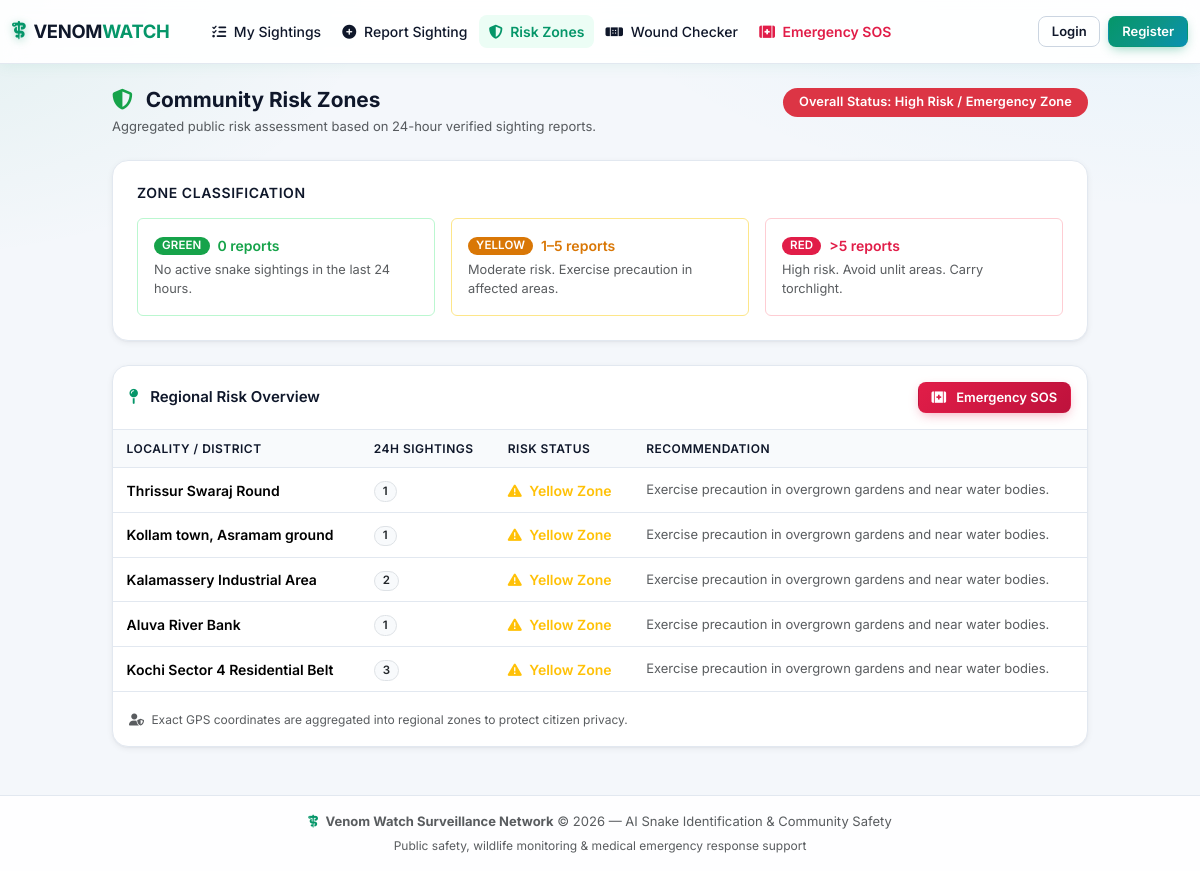
The app's page /reports/risk-zones/ with its own data.
### reports/models.py (models this page shows, shortened)
class SightingReport(models.Model):
    STATUS_PENDING = 'PENDING'
    STATUS_VERIFIED = 'VERIFIED'
    STATUS_REJECTED = 'REJECTED'
    STATUS_RESOLVED = 'RESOLVED'
    STATUS_CHOICES = [
        (STATUS_PENDING, 'Pending AI & Authority Verification'),
        (STATUS_VERIFIED, 'Verified Sighting'),
        (STATUS_REJECTED, 'Rejected / False Alarm'),
        (STATUS_RESOLVED, 'Captured / Area Cleared'),
    ]
    VENOM_HIGHLY = 'HIGHLY_VENOMOUS'
    VENOM_MODERATE = 'VENOMOUS'
    VENOM_SAFE = 'NON_VENOMOUS'
    VENOM_CHOICES = [
        (VENOM_HIGHLY, 'Highly Venomous'),
        (VENOM_MODERATE, 'Venomous'),
        (VENOM_SAFE, 'Non-Venomous'),
    ]
    user = models.ForeignKey(User, on_delete=models.SET_NULL, null=True, blank=True, related_name='reports')
    title = models.CharField(max_length=200, default="Snake Sighting")
    original_image = models.ImageField(upload_to='sightings/')
    processed_image = models.ImageField(upload_to='processed_sightings/', blank=True, null=True)
    latitude = models.FloatField(help_text="Latitude in decimal degrees")
    longitude = models.FloatField(help_text="Longitude in decimal degrees")
    location_name = models.CharField(max_length=255, help_text="Street, District, or Landmark Name")
    status = models.CharField(max_length=20, choices=STATUS_CHOICES, default=STATUS_PENDING)
    created_at = models.DateTimeField(auto_now_add=True)
    updated_at = models.DateTimeField(auto_now=True)
    ai_detected = models.BooleanField(default=False)
    snake_detected = models.BooleanField(default=False)
    snake_confidence = models.FloatField(default=0.0, null=True, blank=True)
    venomous = models.BooleanField(null=True, blank=True)
    venom_confidence = models.FloatField(default=0.0, null=True, blank=True)
    species_predicted = models.CharField(max_length=150, blank=True, null=True)
    common_name = models.CharField(max_length=150, blank=True, null=True)
    venom_category = models.CharField(max_length=30, choices=VENOM_CHOICES, default=VENOM_SAFE)
    toxicity_level = models.CharField(max_length=50, default='SAFE')
    danger_score = models.IntegerField(default=10)
    ai_confidence = models.FloatField(default=0.0)
    model_1_name = models.CharField(max_length=150, default="venomwatch_cnn2_final (CNN)")
    model_2_name = models.CharField(max_length=150, default="venom_watch_cnn2_keras")
    notes = models.TextField(blank=True, null=True, help_text="Additional observer details")
    verified_by = models.ForeignKey(User, on_delete=models.SET_NULL, null=True, blank=True, related_name='verified_reports')
    authority_notes = models.TextField(blank=True, null=True)
    duplicate_flag = models.BooleanField(default=False, help_text="Flagged as potential duplicate sighting")
    duplicate_of = models.ForeignKey('self', on_delete=models.SET_NULL, null=True, blank=True, related_name='duplicates')
    spam_flag = models.BooleanField(default=False, help_text="Flagged as suspicious/spam submission")
    spam_reason = models.CharField(max_length=255, blank=True, null=True)
    RESPONSE_UNASSIGNED = 'UNASSIGNED'
    RESPONSE_ASSIGNED = 'ASSIGNED'
    RESPONSE_IN_PROGRESS = 'IN_PROGRESS'
    RESPONSE_RESOLVED = 'RESOLVED'
    RESPONSE_STATUS_CHOICES = [
        (RESPONSE_UNASSIGNED, 'Unassigned'),
        (RESPONSE_ASSIGNED, 'Responder Assigned'),
        (RESPONSE_IN_PROGRESS, 'Response in Progress'),
        (RESPONSE_RESOLVED, 'Captured / Resolved'),
    ]
    assigned_responder = models.ForeignKey(User, on_delete=models.SET_NULL, null=True, blank=True, related_name='assigned_tasks')
    response_status = models.CharField(max_length=20, choices=RESPONSE_STATUS_CHOICES, default=RESPONSE_UNASSIGNED)
    class Meta:
        ordering = ['-created_at']

### reports/views.py (the view)
# urls.py: path('risk-zones/', views.risk_zones_public_view, name='risk_zones'),
def risk_zones_public_view(request):
    risk_data = DBSCANHotspotService.compute_community_risk_zones(hours=24)
    return render(request, 'reports/risk_zones.html', {'risk_data': risk_data})

### hotspots/services.py (called while the page is built)
    @classmethod
    def get_active_sightings(cls, hours=24, include_duplicates=False):
        cutoff = timezone.now() - timedelta(hours=hours)
        qs = SightingReport.objects.filter(created_at__gte=cutoff).exclude(status=SightingReport.STATUS_REJECTED)
        if not include_duplicates:
            qs = qs.filter(duplicate_flag=False, spam_flag=False)
        return qs

### templates/reports/risk_zones.html (shortened to what this page needs)
{% extends 'base.html' %}
{% block content %}
<div class="container py-4">
    <div class="row justify-content-center">
        <div class="col-lg-10">
            <div class="d-flex flex-column flex-md-row align-items-md-start justify-content-between gap-3 mb-4">
                <div>
                    <h2 class="fw-bold mb-1" style="font-size: 1.3rem; color: var(--text);">
                        <i class="fa-solid fa-shield-halved me-2" style="color: var(--success);"></i>
                        Community Risk Zones
                    </h2>
                    <p class="text-muted mb-0" style="font-size: 0.8125rem;">
                        Aggregated public risk assessment based on 24-hour verified sighting reports.
                    </p>
                </div>
                <div class="flex-shrink-0">
                    <span class="badge {{ risk_data.badge_class }} px-3 py-2" style="font-size: 0.8rem;">
                        Overall Status: {{ risk_data.status_title }}
                    </span>
                </div>
            </div>
            <div class="card-clean p-4 mb-4">
                <h5 class="fw-semibold mb-3" style="font-size: 0.875rem; color: var(--text-muted); text-transform: uppercase; letter-spacing: 0.04em;">
                    Zone Classification
                </h5>
                <div class="row g-3">
                    <div class="col-md-4">
                        <div class="p-3 rounded border"
                             style="border-color: var(--success-muted) !important; background: var(--success-light);">
                            <div class="d-flex align-items-center gap-2 mb-1">
                                <span class="badge" style="background: var(--success); color: #fff;">GREEN</span>
                                <span class="fw-semibold" style="color: var(--success); font-size: 0.875rem;">0 reports</span>
                            </div>
                            <small class="text-muted d-block" style="font-size: 0.8rem;">
                                No active snake sightings in the last 24 hours.
                            </small>
                        </div>
                    </div>
                    <div class="col-md-4">
                        <div class="p-3 rounded border"
                             style="border-color: var(--warning-muted) !important; background: var(--warning-light);">
                            <div class="d-flex align-items-center gap-2 mb-1">
                                <span class="badge" style="background: var(--warning); color: #fff;">YELLOW</span>
                                <span class="fw-semibold" style="color: var(--warning); font-size: 0.875rem;">1–5 reports</span>
                            </div>
                            <small class="text-muted d-block" style="font-size: 0.8rem;">
                                Moderate risk. Exercise precaution in affected areas.
                            </small>
                        </div>
                    </div>
                    <div class="col-md-4">
                        <div class="p-3 rounded border"
                             style="border-color: var(--danger-muted) !important; background: var(--danger-light);">
                            <div class="d-flex align-items-center gap-2 mb-1">
                                <span class="badge" style="background: var(--danger); color: #fff;">RED</span>
                                <span class="fw-semibold" style="color: var(--danger); font-size: 0.875rem;">&gt;5 reports</span>
                            </div>
                            <small class="text-muted d-block" style="font-size: 0.8rem;">
                                High risk. Avoid unlit areas. Carry torchlight.
                            </small>
                        </div>
                    </div>
                </div>
            </div>
            <div class="card-clean">
                <div class="d-flex align-items-center justify-content-between p-3 border-bottom">
                    <h5 class="fw-semibold mb-0" style="font-size: 0.9375rem; color: var(--text);">
                        <i class="fa-solid fa-map-pin me-2" style="color: var(--primary);"></i>
                        Regional Risk Overview
                    </h5>
                    <a href="{% url 'emergency:assistance' %}" class="btn btn-danger-venom btn-sm">
                        <i class="fa-solid fa-kit-medical me-1"></i> Emergency SOS
                    </a>
                </div>
                {% if risk_data.location_summary %}
                    <div class="table-responsive">
                        <table class="table align-middle mb-0">
                            <thead>
                                <tr>
                                    <th>Locality / District</th>
                                    <th>24h Sightings</th>
                                    <th>Risk Status</th>
                                    <th>Recommendation</th>
                                </tr>
                            </thead>
                            <tbody>
                                {% for loc in risk_data.location_summary %}
                                    <tr>
                                        <td class="fw-semibold" style="font-size: 0.875rem;">{{ loc.location_name }}</td>
                                        <td>
                                            <span class="badge bg-light text-dark border px-2">
                                                {{ loc.sighting_count }}
                                            </span>
                                        </td>
                                        <td>
                                            <span class="fw-semibold {{ loc.class_name }}" style="font-size: 0.875rem;">
                                                {% if loc.risk_level == 'GREEN' %}
                                                    <i class="fa-solid fa-circle-check me-1"></i> Green Zone
                                                {% elif loc.risk_level == 'YELLOW' %}
                                                    <i class="fa-solid fa-triangle-exclamation me-1"></i> Yellow Zone
                                                {% else %}
                                                    <i class="fa-solid fa-circle-exclamation me-1"></i> Red Zone
                                                {% endif %}
                                            </span>
                                        </td>
                                        <td class="text-muted" style="font-size: 0.8125rem;">
                                            {% if loc.risk_level == 'GREEN' %}
                                                Normal community activity.
                                            {% elif loc.risk_level == 'YELLOW' %}
                                                Exercise precaution in overgrown gardens and near water bodies.
                                            {% else %}
                                                Avoid walking in unlit areas at night. Carry torchlight.
                                            {% endif %}
                                        </td>
                                    </tr>
                                {% endfor %}
                            </tbody>
                        </table>
                    </div>
                {% endif %}
                <div class="p-3 border-top">
                    <small class="text-muted" style="font-size: 0.75rem;">
                        <i class="fa-solid fa-user-shield me-1"></i>
                        Exact GPS coordinates are aggregated into regional zones to protect citizen privacy.
                    </small>
                </div>
            </div>
        </div>
    </div>
</div>
{% endblock %}

### static/css/style.css (style rules this page uses)
:root { --primary: #059669; --primary-hover: #047857; --primary-light: #ecfdf5; --primary-muted: #a7f3d0; --primary-deep: #0d9488; --accent: #0ea5e9; --accent-light: #e0f2fe; --brand-gradient: linear-gradient(135deg, #059669 0%, #0d9488 55%, #0891b2 100%); --success: #16a34a; --success-light: #f0fdf4; --success-muted: #bbf7d0; --warning: #d97706; --warning-light: #fffbeb; --warning-muted: #fde68a; --danger: #e11d48; --danger-light: #fff1f2; --danger-muted: #fecdd3; --info: #0284c7; --info-light: #f0f9ff; --info-muted: #bae6fd; --text: #0f172a; --text-secondary: #475569; --text-muted: #64748b; --background: #f4f7fb; --surface: #ffffff; --surface-hover: #f6f9fc; --border: #e2e8f0; --border-hover: #cbd5e1; --radius-sm: 8px; --radius: 12px; --radius-lg: 16px; --shadow-xs: 0 1px 2px rgba(13, 148, 136, 0.05); --shadow-sm: 0 2px 6px rgba(15, 23, 42, 0.06), 0 1px 2px rgba(15, 23, 42, 0.04); --shadow-md: 0 8px 20px -6px rgba(5, 150, 105, 0.14), 0 3px 8px -3px rgba(15, 23, 42, 0.08); --shadow-lg: 0 16px 40px -12px rgba(5, 150, 105, 0.22), 0 4px 12px -4px rgba(15, 23, 42, 0.10); --transition: 150ms ease; --transition-md: 250ms cubic-bezier(0.4, 0, 0.2, 1); --bg-main: var(--background); --bg-card: var(--surface); --border-color: var(--border); --border-color-hover: var(--border-hover); --primary-teal: var(--primary); --primary-teal-dark: var(--primary-hover); --primary-teal-light: var(--primary-muted); --primary-teal-text: var(--primary-hover); --danger-red: var(--danger); --danger-light: var(--danger-light); --danger-text: #991b1b; --warning-amber: var(--warning); --warning-light: var(--warning-light); --warning-text: #92400e; --success-green: var(--success); --success-light: var(--success-light); --success-text: var(--success); --text-primary: var(--text); --text-secondary: var(--text-secondary); --text-muted: var(--text-muted); --shadow-lg: var(--shadow-md); }
*, *::before, *::after { box-sizing: border-box; }
body { background-color: var(--background); background-image: radial-gradient(1100px 500px at 100% -10%, rgba(14, 165, 233, 0.07), transparent 60%), radial-gradient(900px 480px at -10% 0%, rgba(5, 150, 105, 0.08), transparent 55%); background-attachment: fixed; color: var(--text); font-family: 'Inter', system-ui, -apple-system, BlinkMacSystemFont, 'Segoe UI', Roboto, sans-serif; font-size: 15px; line-height: 1.5; -webkit-font-smoothing: antialiased; min-height: 100vh; display: flex; flex-direction: column; }
.container { max-width: 1280px !important; }
.btn { font-size: 0.875rem; font-weight: 600; border-radius: var(--radius-sm); transition: background-color var(--transition), border-color var(--transition), color var(--transition), box-shadow var(--transition); line-height: 1.4; display: inline-flex; align-items: center; gap: 6px; }
.btn-sm { padding: 0.35rem 0.8rem; font-size: 0.8125rem; }
.btn-danger-venom { background-image: linear-gradient(135deg, #e11d48 0%, #be123c 100%); background-color: var(--danger); color: #ffffff; border: 1px solid transparent; border-radius: var(--radius-sm); font-weight: 600; box-shadow: 0 4px 12px -3px rgba(225, 29, 72, 0.4); }
.card-clean { background: var(--surface); border: 1px solid var(--border); border-radius: var(--radius-lg); box-shadow: var(--shadow-sm); transition: box-shadow var(--transition-md), transform var(--transition-md), border-color var(--transition-md); }
.badge { font-size: 0.72rem; font-weight: 600; border-radius: 999px; padding: 0.3em 0.7em; letter-spacing: 0.01em; }
.table { font-size: 0.875rem; color: var(--text); margin-bottom: 0; }
.table thead th { font-size: 0.75rem; font-weight: 600; color: var(--text-muted); text-transform: uppercase; letter-spacing: 0.04em; border-bottom: 1px solid var(--border); padding: 0.6rem 0.85rem; background-color: #f8fafc; white-space: nowrap; }
.table tbody td { padding: 0.65rem 0.85rem; border-bottom: 1px solid var(--border); vertical-align: middle; }
.table tbody tr:last-child td { border-bottom: none; }
.bg-light { background-color: #f8fafc !important; }
.border-top { border-color: var(--border) !important; }
.border-bottom { border-color: var(--border) !important; }

### records on screen
SightingReport: location_name "Thrissur Swaraj Round"
SightingReport: location_name "Kollam town, Asramam ground"
SightingReport: location_name "Kalamassery Industrial Area"
SightingReport: location_name "Aluva River Bank"
SightingReport: location_name "Kochi Sector 4 Residential Belt"

### other values on screen
{{ risk_data.status_title }} "High Risk / Emergency Zone"
{{ loc.sighting_count }} "1" "1" "2" "1" "3"
